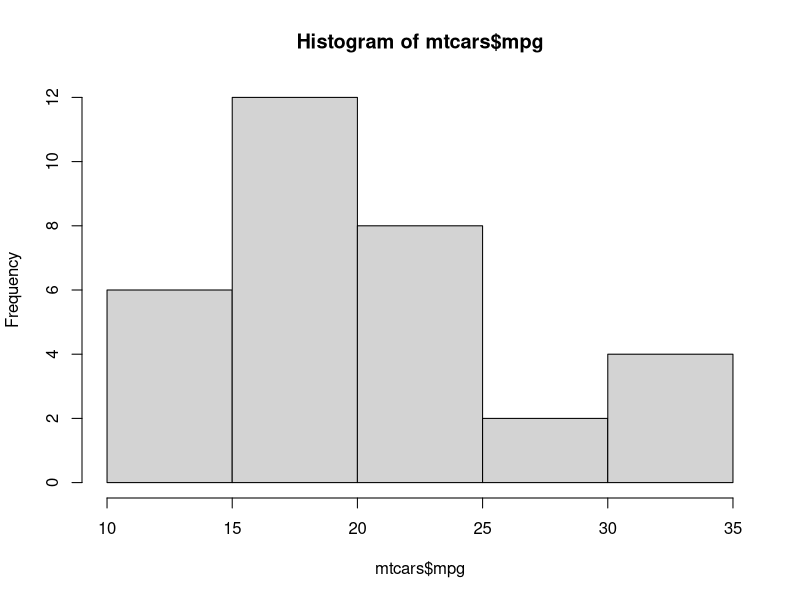
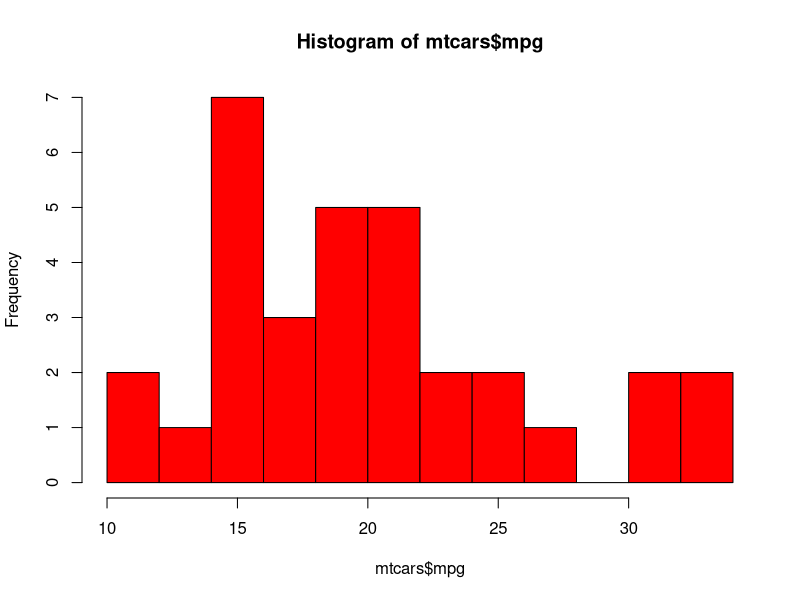
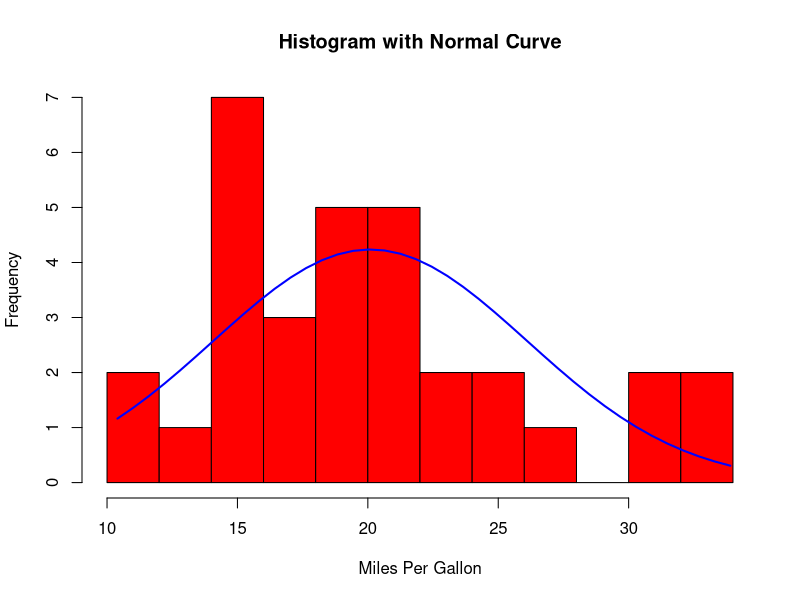
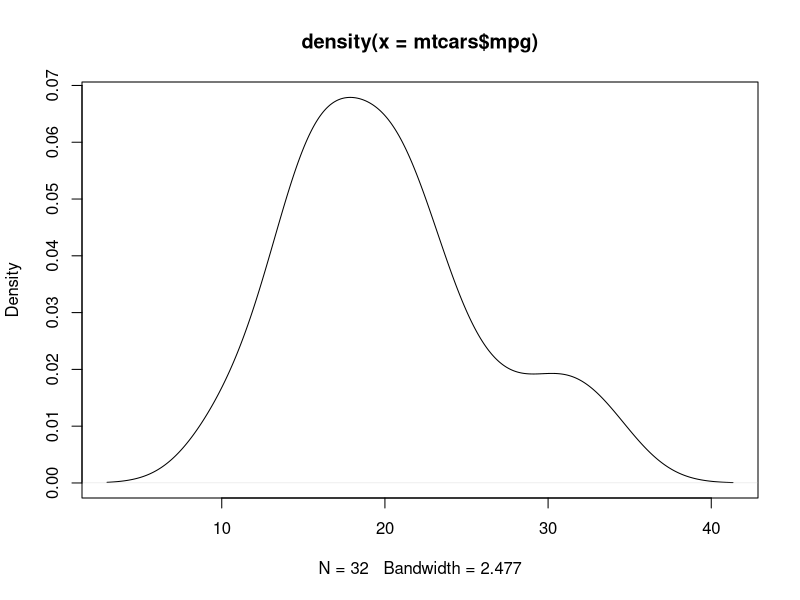
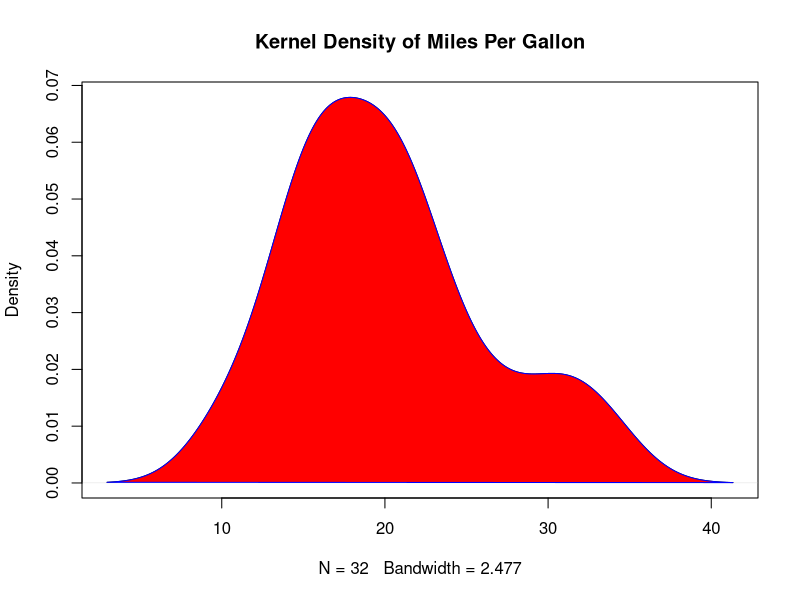
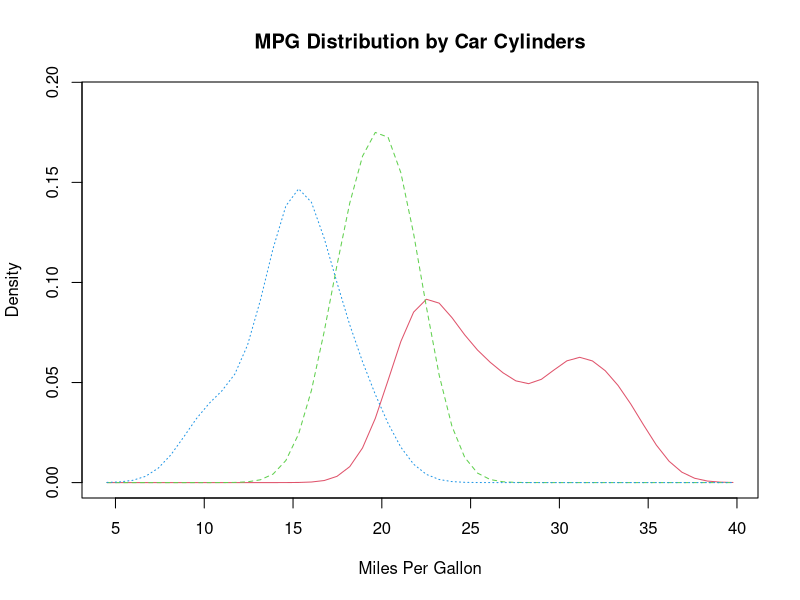

R code for these plots, in order: (Note: this script raises an error after producing the figures.)
#Histogram

#Histograms
#You can create histograms with the function hist(x) where x is a numeric vector of values to be plotted. The option freq=FALSE plots probability densities instead of frequencies. The option breaks= controls the number of bins.

# Simple Histogram
hist(mtcars$mpg)

# Colored Histogram with Different Number of Bins
hist(mtcars$mpg, breaks=12, col="red")

# Add a Normal Curve (Thanks to Peter Dalgaard)
x <- mtcars$mpg 
h<-hist(x, breaks=10, col="red", xlab="Miles Per Gallon", 
        main="Histogram with Normal Curve") 
xfit<-seq(min(x),max(x),length=40) 
yfit<-dnorm(xfit,mean=mean(x),sd=sd(x)) 
yfit <- yfit*diff(h$mids[1:2])*length(x) 
lines(xfit, yfit, col="blue", lwd=2)


# Kernel Density Plot
d <- density(mtcars$mpg) # returns the density data 
plot(d) # plots the results

# Filled Density Plot
d <- density(mtcars$mpg)
plot(d, main="Kernel Density of Miles Per Gallon")
polygon(d, col="red", border="blue")

# Compare MPG distributions for cars with 
# 4,6, or 8 cylinders
library(sm)
attach(mtcars)

# create value labels 
cyl.f <- factor(cyl, levels= c(4,6,8),
                labels = c("4 cylinder", "6 cylinder", "8 cylinder")) 

# plot densities 
sm.density.compare(mpg, cyl, xlab="Miles Per Gallon")
title(main="MPG Distribution by Car Cylinders")

# add legend via mouse click
colfill<-c(2:(2+length(levels(cyl.f)))) 
legend(locator(1), levels(cyl.f), fill=colfill)
